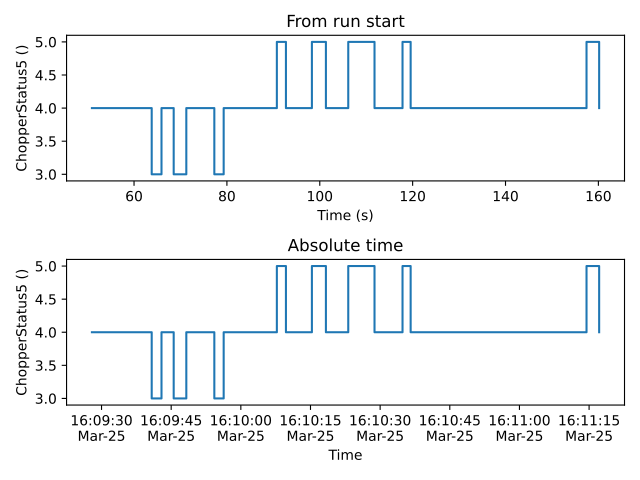

The Python source for this figure:
import matplotlib.pyplot as plt
from mantid import plots
from mantid.simpleapi import Load

w=Load('CNCS_7860')
fig = plt.figure()
ax1 = fig.add_subplot(211,projection='mantid')
ax2 = fig.add_subplot(212,projection='mantid')
ax1.plot(w, LogName='ChopperStatus5')
ax1.set_title('From run start')
ax2.plot(w, LogName='ChopperStatus5',FullTime=True)
ax2.set_title('Absolute time')
fig.tight_layout()
#fig.show()
